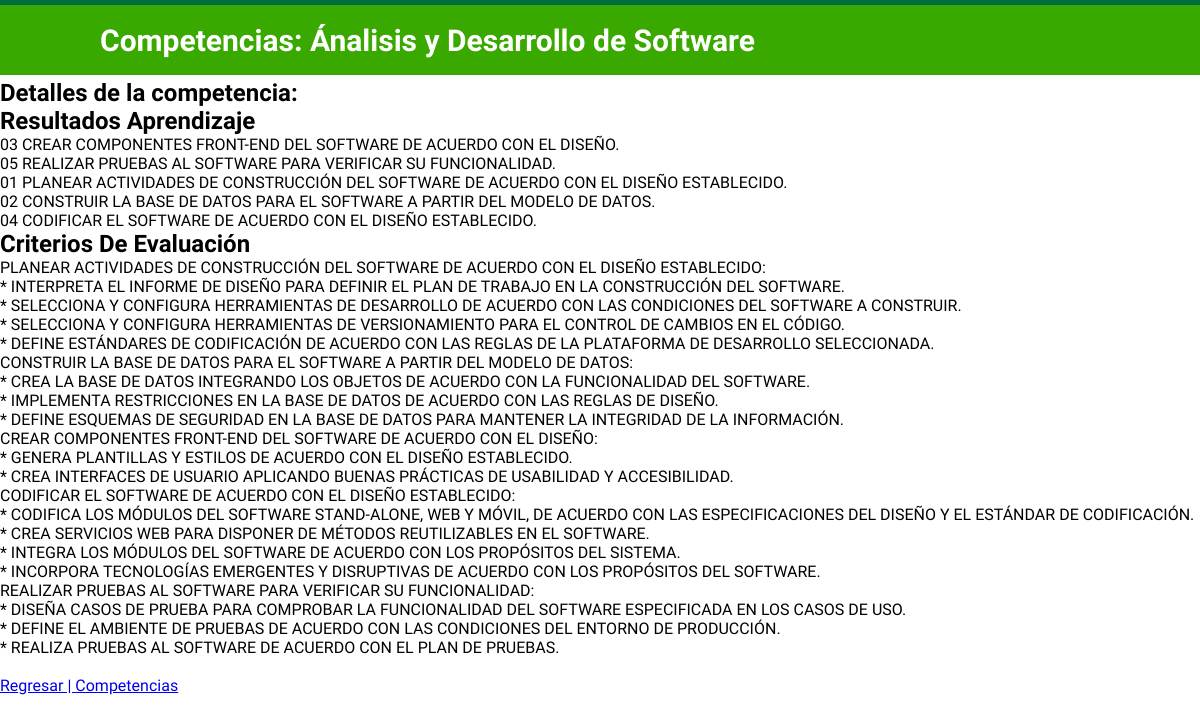
The page /competencias/5/ on the database its author committed.
### adsopf/models.py (models this page shows, shortened)
class CompetenciaLaboral(models.Model):
    nombre = models.CharField(max_length=90)
    resultados_aprendizaje = models.TextField(max_length=930)
    criterios_evaluacion = models.TextField(max_length=3000)

### adsopf/views.py (the view)
# urls.py: path('competencias/<int:competencia_id>/', views.detalle_competencia, name='detalle_competencia')
def detalle_competencia(request, competencia_id):
    competencia = CompetenciaLaboral.objects.get(id=competencia_id)
    return render(request, 'detalles.html', {
        'competencia': competencia, 'menu': False
        })

### adsopf/templates/detalles.html (shortened to what this page needs)
{% load static%}
    {% block content %}
    <div class="container-content">
        <br>
        <br>
        <br>
        <h3>{{ competencia.nombre }}</h3>
        <h2>Detalles de la competencia:</h2>
        <h2>Resultados Aprendizaje</h2>
        <p>{{competencia.resultados_aprendizaje|safe|linebreaks }}</p>
        <h2>Criterios De Evaluación</h2>
        <p>{{ competencia.criterios_evaluacion|safe|linebreaks }}</p>
        <br>
        <a href="{% url 'competencias' %}">
            Regresar | Competencias
        </a>
    </div>
    {% endblock %}

### adsopf/static/css/index.css (style rules this page uses)
* { margin: 0; padding: 0; }

### rows shown on the page
CompetenciaLaboral: resultados_aprendizaje "03 CREAR COMPONENTES FRONT-END DEL SOFTWARE DE ACUERDO CON EL DISEÑO. 05 REALIZAR PRUEBAS AL SOFTWARE PARA VERIFICAR SU FUNCIONALIDAD. 01 PLANEAR ACTIVIDADES DE CONSTRUCCIÓN DEL SOFTWARE DE ACUERDO CON EL DISEÑO ESTABLECIDO. 02 CONSTRUIR LA BASE DE DATOS PARA EL SOFTWARE A PARTIR DEL MODELO DE DATOS. 04 CODIFICAR EL SOFTWARE DE ACUERDO CON EL DISEÑO ESTABLECIDO.", criterios_evaluacion "PLANEAR ACTIVIDADES DE CONSTRUCCIÓN DEL SOFTWARE DE ACUERDO CON EL DISEÑO ESTABLECIDO: * INTERPRETA EL INFORME DE DISEÑO PARA DEFINIR EL PLAN DE TRABAJO EN LA CONSTRUCCIÓN DEL SOFTWARE. * SELECCIONA Y CONFIGURA HERRAMIENTAS DE DESARROLLO DE ACUERDO CON LAS CONDICIONES DEL SOFTWARE A CONSTRUIR. * SELECCIONA Y CONFIGURA HERRAMIENTAS DE VERSIONAMIENTO PARA EL CONTROL DE CAMBIOS EN EL CÓDIGO. * DEFINE ESTÁNDARES DE CODIFICACIÓN DE ACUERDO CON LAS REGLAS DE LA PLATAFORMA DE DESARROLLO SELECCIONADA. CONSTRUIR LA BASE DE DATOS PARA EL SOFTWARE A PARTIR DEL MODELO DE DATOS: * CREA LA BASE DE DATOS INTEGRANDO LOS OBJETOS DE ACUERDO CON LA FUNCIONALIDAD DEL SOFTWARE. * IMPLEMENTA RESTRICCIONES EN LA…"
